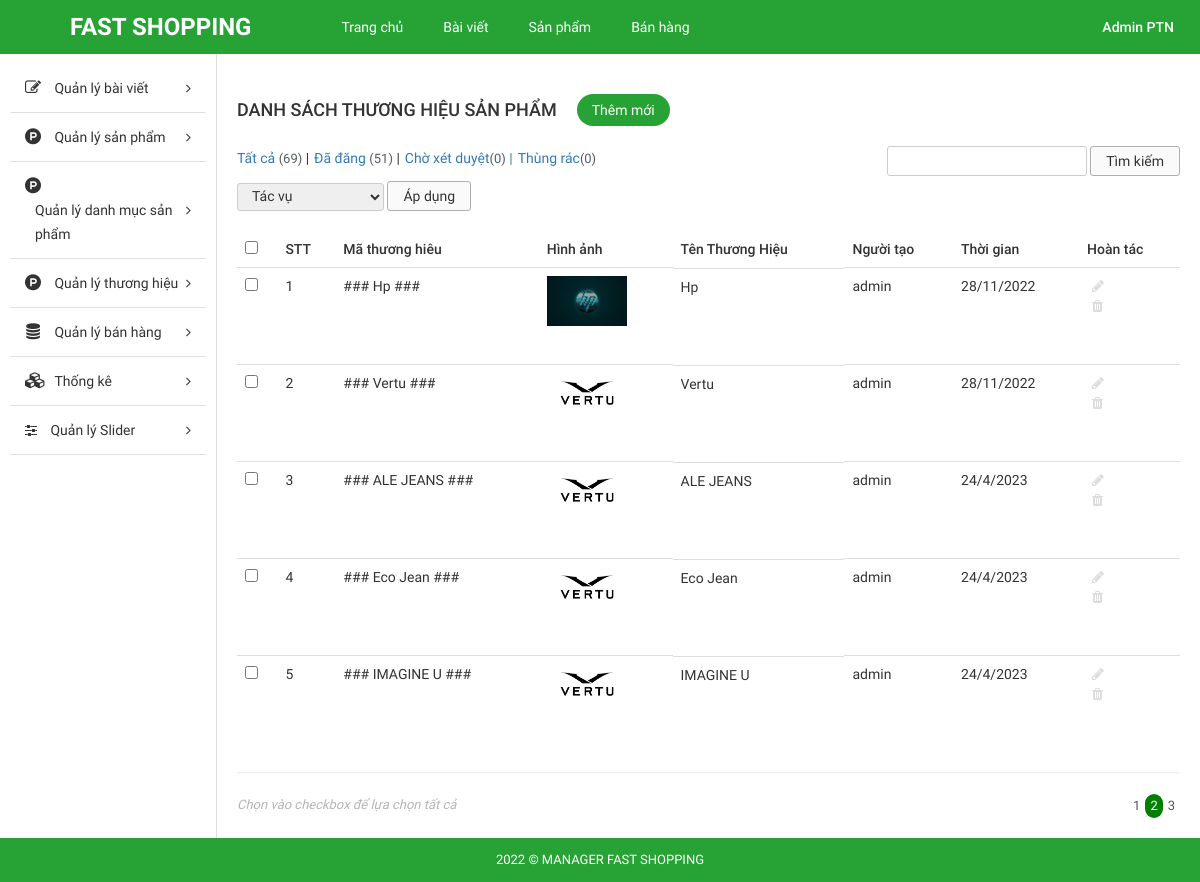
The page /Source_code/admin/index.php?modules=brands&controllers=index&action=list&page=2 (signed in) on the database as committed earlier.
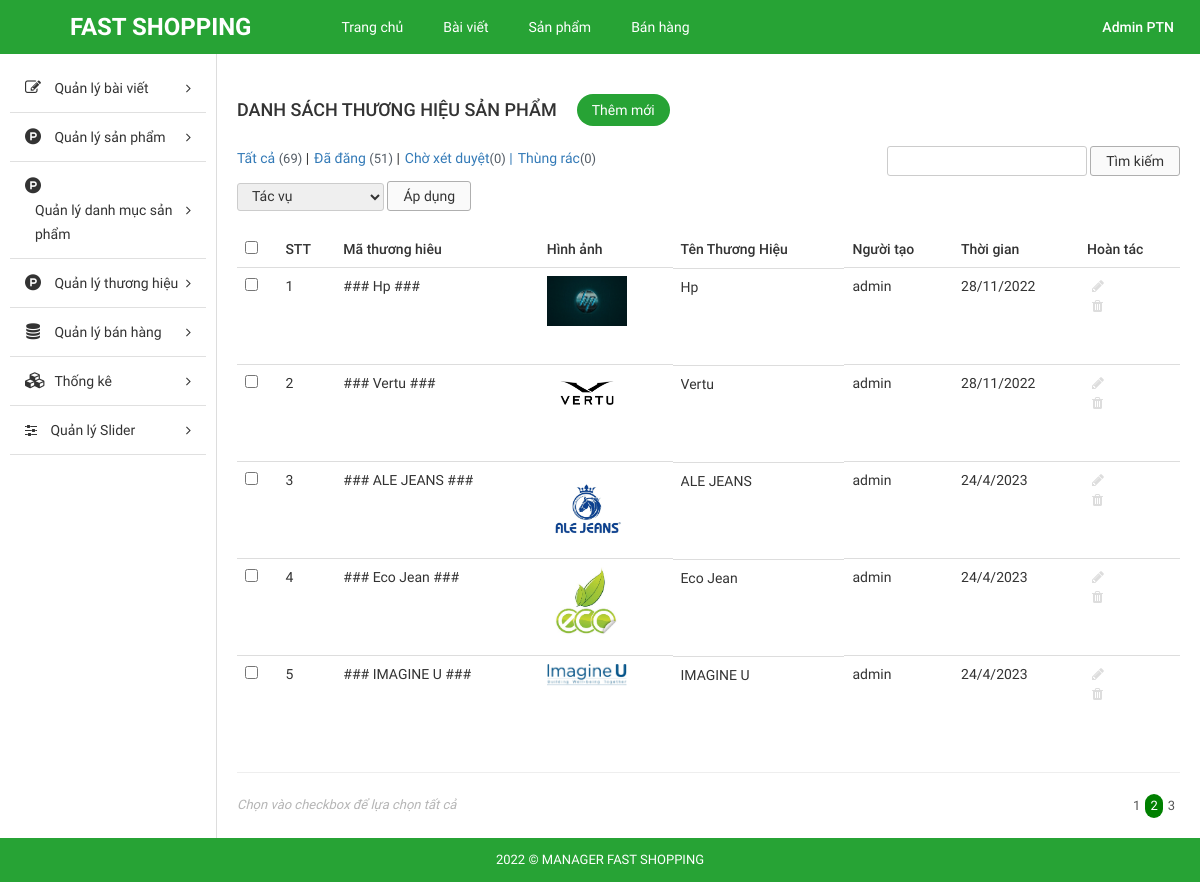
The same page on the database as committed later.
### tables this page shows
CREATE TABLE `tbl_brand` (
  `id` int NOT NULL AUTO_INCREMENT,
  `name` varchar(255) NOT NULL,
  `code` varchar(255) NOT NULL,
  `image` varchar(255) NOT NULL,
  `description` text NOT NULL,
  `create_date` varchar(255) NOT NULL,
  `user` varchar(255) NOT NULL,
  PRIMARY KEY (`id`)
);

### Source_code/admin/libraries/database.php (called while the page is built, shortened)
<?php
function db_query($query_string) {
    global $conn;
    $result = mysqli_query($conn, $query_string);
    return $result;
}
function db_fetch_array($query_string) {
    $result = array();
    $mysqli_result = db_query($query_string);
    while ($row = mysqli_fetch_assoc($mysqli_result)) {
        $result[] = $row;
    }
    return $result;
}

### Source_code/admin/modules/brands/models/indexModel.php (called while the page is built, shortened)
<?php
function getAll() {
	return db_fetch_array("SELECT * FROM `tbl_brand`");
}

### Source_code/admin/modules/brands/controllers/indexController.php (called while the page is built, shortened)
<?php
function listAction() {
	$data_tmp = getAll();
	if(!empty($_GET['page'])){
		$page = $_GET['page'];
	}else{
		$page =1;
	}
	$numProduct = count($data_tmp);
	$productOnPage = 5;
	$num = ceil($numProduct/$productOnPage);
	$start = ($page - 1) * $productOnPage;
	$res =[];
	for ($i=$start; $i < $start+$productOnPage; $i++) {
		if(isset($data_tmp[$i]))
        $res[] = $data_tmp[$i];
	};
	$data = [$res, $num, $page];
	load_view('list',$data);
}

### Source_code/admin/core/router.php (called while the page is built, shortened)
<?php
$action_name = get_action().'Action';
call_function(array('construct', $action_name));

### Source_code/admin/core/appload.php (called while the page is built, shortened)
<?php
require CONFIGPATH . DIRECTORY_SEPARATOR . 'database.php';
require LIBPATH . DIRECTORY_SEPARATOR . 'database.php';
require COREPATH . DIRECTORY_SEPARATOR . 'base.php';
require COREPATH . DIRECTORY_SEPARATOR . 'router.php';

### Source_code/admin/index.php (called while the page is built, shortened)
<?php
require COREPATH.DIRECTORY_SEPARATOR.'appload.php';

### Source_code/admin/modules/brands/views/listView.php (the view, shortened to what the changed rows need)
<div id="main-content-wp" class="list-product-page">
    <div class="wrap clearfix">
        <div id="content" class="fl-right">
            <div class="section" id="title-page">
                <div class="clearfix">
                    <h3 id="index" class="fl-left">Danh Sách Thương Hiệu Sản Phẩm</h3>
                    <a href="?modules=brands&controllers=index&action=add" title="" id="add-new" class="fl-left">Thêm mới</a>
                </div>
            </div>
            <div class="section" id="detail-page">
                <div class="section-detail">
                    <div class="filter-wp clearfix">
                        <ul class="post-status fl-left">
                            <li class="all"><a href="">Tất cả <span class="count">(69)</span></a> |</li>
                            <li class="publish"><a href="">Đã đăng <span class="count">(51)</span></a> |</li>
                            <li class="pending"><a href="">Chờ xét duyệt<span class="count">(0)</span> |</a></li>
                            <li class="pending"><a href="">Thùng rác<span class="count">(0)</span></a></li>
                        </ul>
                        <form method="GET" class="form-s fl-right">
                            <input type="text" name="s" id="s">
                            <input type="submit" name="sm_s" value="Tìm kiếm">
                        </form>
                    </div>
                    <div class="actions">
                        <form method="GET" action="" class="form-actions">
                            <select name="actions">
                                <option value="0">Tác vụ</option>
                            </select>
                            <input type="submit" name="sm_action" value="Áp dụng">
                        </form>
                    </div>
                    <div class="table-responsive">
                        <table class="table list-table-wp">
                            <thead>
                                <tr>
                                    <td><input type="checkbox" name="checkAll" id="checkAll"></td>
                                    <td><span class="thead-text">STT</span></td>
                                    <td><span class="thead-text">Mã thương hiêu</span></td>
                                    <td><span class="thead-text">Hình ảnh</span></td>
                                    <td><span class="thead-text">Tên Thương Hiệu</span></td>
                                    <td><span class="thead-text">Người tạo</span></td>
                                    <td><span class="thead-text">Thời gian</span></td>
                                    <td><span class="thead-text">Hoàn tác</span></td>
                                </tr>
                            </thead>
                            <tbody>
                                <?php $i=0; if(!empty($data['0'])) foreach ($data['0'] as $key => $value) { $i++;?>
                                <tr>
                                    <td><input type="checkbox" name="checkItem" class="checkItem"></td>
                                    <td><span class="tbody-text"><?php echo $i; ?></h3></span>
                                    <td><span class="tbody-text"><?php echo $value['code']; ?></h3></span>
                                    <td>
                                        <div class="tbody-thumb">
                                            <img src="<?php echo $value['image']; ?>" alt="">
                                        </div>
                                    </td>
                                    <td class="clearfix">
                                        <div class="tb-title fl-left">
                                            <h3><?php echo $value['name']; ?></h3>
                                        </div>
                                    </td>
                                    <td><span class="tbody-text"><?php echo $value['user']; ?></span></td>
                                    <td><span class="tbody-text"><?php echo $value['create_date']; ?></span></td>
                                    <td>
                                        <ul class="list-operation ">
                                            <li><a href="?modules=brands&contollers=index&action=edit&id=<?php echo $value['id']; ?>" title="Sửa" class="edit"><i class="fa fa-pencil" aria-hidden="true"></i></a></li>
                                            <li><a href="?modules=brands&contollers=index&action=delete&id=<?php echo $value['id']; ?>" title="Xóa" class="delete"><i class="fa fa-trash" aria-hidden="true"></i></a></li>
                                        </ul>
                                    </td>
                                </tr>
                                <?php }; ?>
                            </tbody>
                        </table>
                        <hr>
                    </div>
                </div>
            </div>
            <div class="section" id="paging-wp">
                <div class="section-detail clearfix">
                    <p id="desc" class="fl-left">Chọn vào checkbox để lựa chọn tất cả</p>
                    <ul id="list-paging" class="fl-right">
                        <?php for ($i=1; $i <= $data['1'] ; $i++) { ?>
                        <li>
                            <a <?php if($i == $data['2']) echo 'style="background-color: green;color:white; border-radius:300px;"';  ?>  href="?modules=brands&controllers=index&action=list&page=<?php echo $i; ?>" title=""><?php echo $i; ?></a>
                        </li>
                        <?php }; ?>
                    </ul>
                </div>
            </div>
        </div>
    </div>
</div>

### Source_code/admin/core/base.php (shortened to what the changed rows need)
<?php
function get_module() {
    global $config;
    $module = isset($_GET['modules']) ? $_GET['modules'] : $config['default_module'];
    return $module;
}
function call_function($list_function = array()) {
    if (is_array($list_function)) {
        foreach ($list_function as $f) {
            if (function_exists($f())) {
                $f();
            }
        }
    }
}
function load_view($name, $data_send = array()) {
    $data = $data_send;
    $path = MODULESPATH . DIRECTORY_SEPARATOR . get_module() . DIRECTORY_SEPARATOR . 'views' . DIRECTORY_SEPARATOR . $name . 'View.php';
    if (file_exists($path)) {
        require $path;
    } else {
        echo "Không tìm thấy {$path}";
    }
}
function get_header($name = '') {
    global $data;
    if (empty($name)) {
        $name = 'header';
    } else {
        $name = "header-{$name}";
    }
    $path = LAYOUTPATH . DIRECTORY_SEPARATOR . $name . '.php';
    if (file_exists($path)) {
        if (is_array($data)) {
            foreach ($data as $key => $a) {
                $$key = $a;
            }
        }
        require $path;
    } else {
        echo "Không tìm thấy {$path}";
    }
}
function get_footer($name = '') {
    global $data;
    if (empty($name)) {
        $name = 'footer';
    } else {
        $name = "footer-{$name}";
    }
    $path = LAYOUTPATH . DIRECTORY_SEPARATOR . $name . '.php';
    if (file_exists($path)) {
        if (is_array($data)) {
            foreach ($data as $key => $a) {
                $$key = $a;
            }
        }
        require $path;
    } else {
        echo "Không tìm thấy {$path}";
    }
}
function get_sidebar($name = '') {
    global $data;
    if (empty($name)) {
        $name = 'sidebar';
    } else {
        $name = "sidebar-{$name}";
    }
    $path = LAYOUTPATH . DIRECTORY_SEPARATOR . $name . '.php';
    if (file_exists($path)) {
        if (is_array($data)) {
            foreach ($data as $key => $a) {
                $$key = $a;
            }
        }
        require $path;
    } else {
        echo "Không tìm thấy {$path}";
    }
}
?>

Rows that differ between the two databases and show on the page:
changed tbl_brand "### ALE JEANS ###": image: a different picture
changed tbl_brand "### Eco Jean ###": image: a different picture
changed tbl_brand "### IMAGINE U ###": image: a different picture
